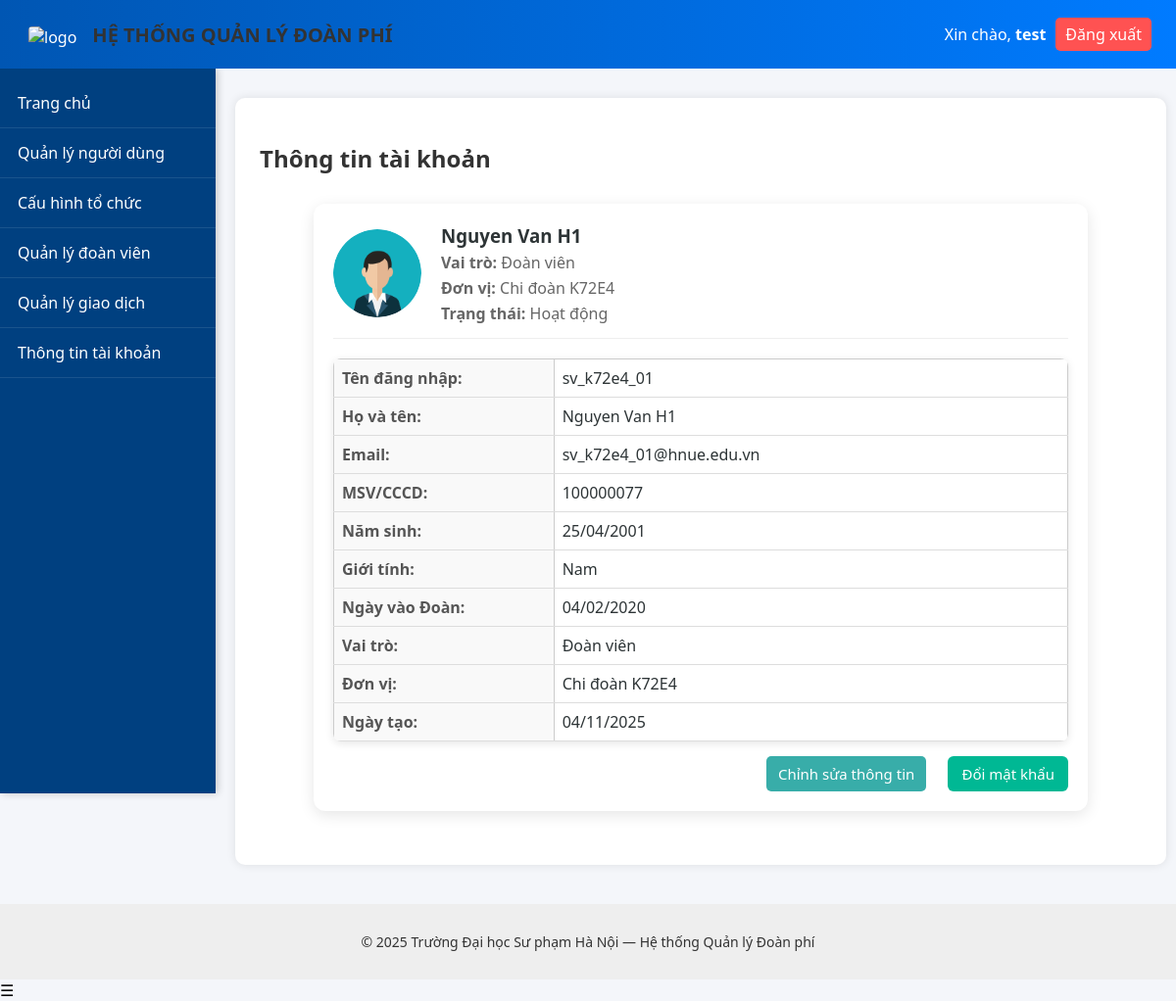
Page /pages/profile.php?id=217 (signed in) on the earlier database version.
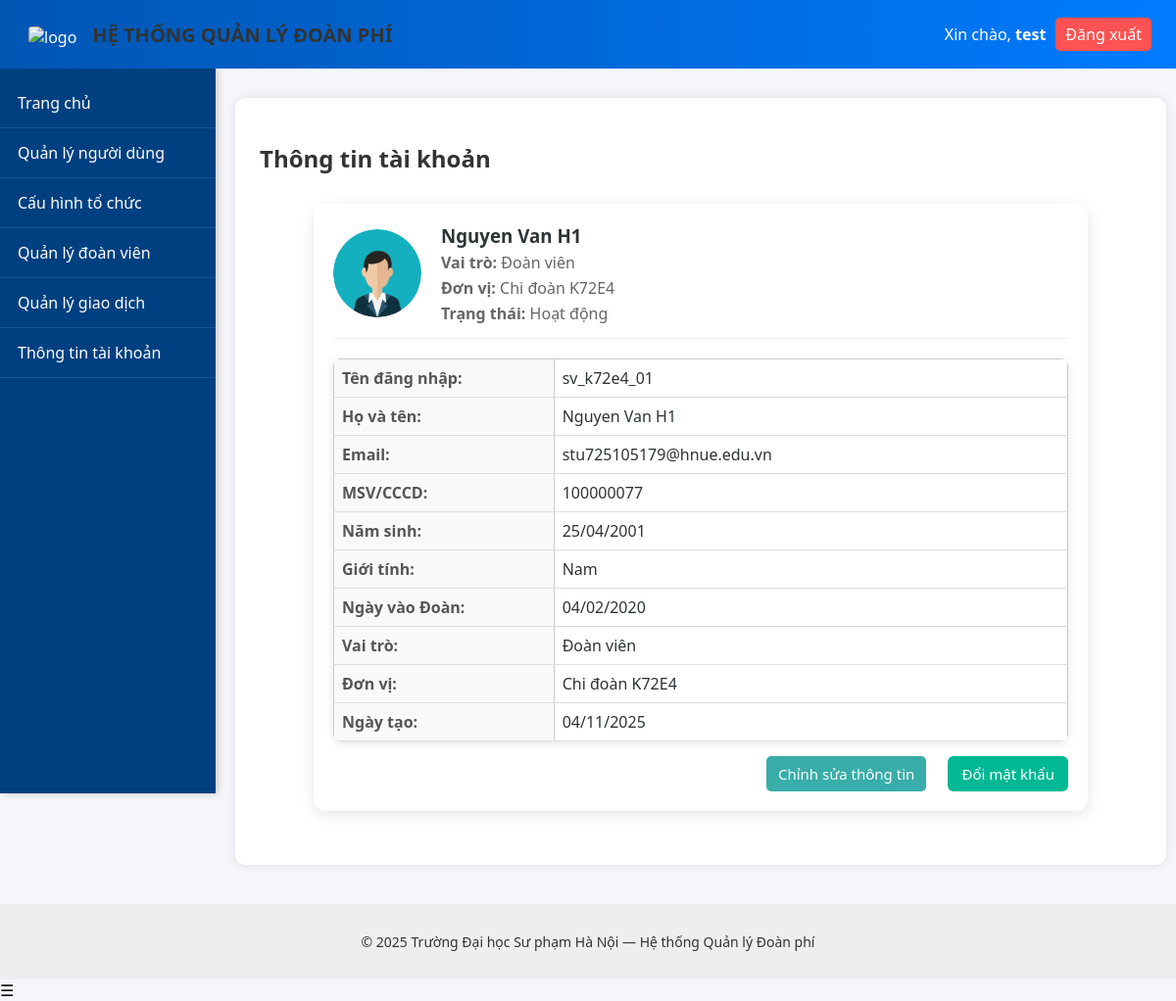
Same page on the later database version.
### tables this page shows
CREATE TABLE `users` (
  `userId` int(11) NOT NULL,
  `userName` varchar(255) NOT NULL,
  `fullName` varchar(255) DEFAULT NULL,
  `gender` enum('M','F','O') DEFAULT 'O',
  `identifyCard` varchar(255) DEFAULT NULL,
  `email` varchar(255) DEFAULT NULL,
  `password` varchar(255) NOT NULL,
  `birthDate` date DEFAULT NULL,
  `joinDate` date DEFAULT NULL,
  `unit` varchar(255) DEFAULT NULL,
  `isAdmin` tinyint(1) DEFAULT 0,
  `createdAt` datetime DEFAULT current_timestamp(),
  `updatedAt` datetime DEFAULT current_timestamp() ON UPDATE current_timestamp()
);

CREATE TABLE `role` (
  `id` int(11) NOT NULL,
  `role_name` varchar(255) NOT NULL,
  `createdAt` datetime DEFAULT current_timestamp(),
  `updatedAt` datetime DEFAULT current_timestamp() ON UPDATE current_timestamp()
);

CREATE TABLE `organization_units` (
  `id` int(11) NOT NULL,
  `unit_name` varchar(255) NOT NULL,
  `unit_level` enum('Truong','Khoa','ChiDoan') NOT NULL,
  `parent_id` int(11) DEFAULT NULL,
  `leader_id` int(11) DEFAULT NULL,
  `deputy_id` int(11) DEFAULT NULL,
  `created_at` timestamp NOT NULL DEFAULT current_timestamp(),
  `updated_at` timestamp NOT NULL DEFAULT current_timestamp() ON UPDATE current_timestamp()
);

### pages/profile.php (the view, shortened to what this page needs)
<?php
include("../includes/header.php");
include("../includes/navbar.php");
include("../config/db.php");
$currentUser = $_SESSION['user'];
$userId = ($currentUser['isAdmin'] && isset($_GET['id']))
    ? intval($_GET['id'])
    : intval($currentUser['userId']);
$query = "
    SELECT
        u.userId, u.userName, u.fullName, u.email, u.identifyCard,
        u.gender, u.birthDate, u.joinDate, u.unit, u.isAdmin, u.createdAt,
        r.role_name,
        ou.unit_name AS unit_name
    FROM users u
    LEFT JOIN user_role ur ON u.userId = ur.user_id
    LEFT JOIN role r ON ur.role_id = r.id
    LEFT JOIN organization_units ou ON u.unit = ou.id
    WHERE u.userId = $userId
    LIMIT 1
";
$result = $conn->query($query);
$user = $result->fetch_assoc();
?>
<div class="container">
  <h2>Thông tin tài khoản</h2>
  <div class="profile-card">
    <div class="profile-header">
      <div class="avatar">
        <img src="../public/img/avt.png" alt="avatar">
      </div>
      <div class="info">
        <h3><?= htmlspecialchars($user['fullName'] ?? 'Chưa cập nhật') ?></h3>
        <p><b>Vai trò:</b> <?= htmlspecialchars($user['role_name'] ?? 'Chưa gán vai trò') ?></p>
        <p><b>Đơn vị:</b> <?= htmlspecialchars($user['unit_name'] ?? 'Chưa cập nhật') ?></p>
        <p><b>Trạng thái:</b> <?= ($user['isAdmin'] ? 'Quản trị viên' : 'Hoạt động') ?></p>
      </div>
    </div>
    <div class="profile-body">
      <table class="table profile-table">
        <tr><th>Tên đăng nhập:</th><td><?= htmlspecialchars($user['userName']) ?></td></tr>
        <tr><th>Họ và tên:</th><td><?= htmlspecialchars($user['fullName']) ?></td></tr>
        <tr><th>Email:</th><td><?= htmlspecialchars($user['email']) ?></td></tr>
        <tr><th>MSV/CCCD:</th><td><?= htmlspecialchars($user['identifyCard'] ?? 'Chưa cập nhật') ?></td></tr>
        <tr><th>Năm sinh:</th><td><?= $user['birthDate'] ? date("d/m/Y", strtotime($user['birthDate'])) : 'Chưa cập nhật' ?></td></tr>
        <tr><th>Giới tính:</th>
          <td>
            <?php
              if ($user['gender'] === 'M') echo 'Nam';
              elseif ($user['gender'] === 'F') echo 'Nữ';
              elseif ($user['gender'] === 'O') echo 'Khác';
              else echo 'Chưa cập nhật';
            ?>
          </td>
        </tr>
        <tr><th>Ngày vào Đoàn:</th><td><?= $user['joinDate'] ? date("d/m/Y", strtotime($user['joinDate'])) : 'Chưa cập nhật' ?></td></tr>
        <tr><th>Vai trò:</th><td><?= htmlspecialchars($user['role_name']) ?></td></tr>
        <tr><th>Đơn vị:</th><td><?= htmlspecialchars($user['unit_name'] ?? 'Chưa cập nhật') ?></td></tr>
        <tr><th>Ngày tạo:</th><td><?= date("d/m/Y", strtotime($user['createdAt'])) ?></td></tr>
      </table>
    </div>
    <div class="profile-footer">
      <a href="edit_user.php?id=<?= $user['userId'] ?>" class="btn-edit">Chỉnh sửa thông tin</a>
      <a href="change_password.php" class="btn-password">Đổi mật khẩu</a>
    </div>
  </div>
</div>
<?php include("../includes/footer.php"); ?>

### includes/header.php (shortened to what this page needs)
<!DOCTYPE html>
<html lang="vi">
<head>
  <link rel="stylesheet" href="../public/css/style.css">
</head>
<body>
<header class="header">
  <div class="header-left">
    <div>
      <img src="../public/img/logo.png" alt="logo">
    </div>
    <h2>HỆ THỐNG QUẢN LÝ ĐOÀN PHÍ</h2>
  </div>
  <div class="header-right">
    <?php if(isset($_SESSION['user'])): ?>
      <span>Xin chào, <b><?php echo htmlspecialchars($_SESSION['user']['userName']); ?></b></span>
      <a href="logout.php" class="btn-logout">Đăng xuất</a>
    <?php endif; ?>
  </div>
</header>

### includes/navbar.php
<nav class="sidebar">
  <ul>
    <li><a href="dashboard.php">Trang chủ</a></li>
    <?php if (isset($_SESSION['user']) && $_SESSION['user']['isAdmin']): ?>
      <li><a href="users.php">Quản lý người dùng</a></li>
      <li><a href="units.php">Cấu hình tổ chức</a></li>
    <?php endif; ?>
    <?php
    if (isset($_SESSION['user'])) {
        $role = $_SESSION['user']['role_name'] ?? '';
        if (
            $_SESSION['user']['isAdmin'] == 1 ||
            in_array($role, ['BCH Trường', 'BCH Khoa', 'BCH Chi đoàn'])
        ) {
            echo '<li><a href="members.php">Quản lý đoàn viên</a></li>';
        }
    }
    ?>
    <?php
    if (isset($_SESSION['user'])) {
        $role = $_SESSION['user']['role_name'] ?? '';
        if (
            $_SESSION['user']['isAdmin'] == 1 ||
            in_array($role, ['BCH Trường', 'BCH Khoa', 'BCH Chi đoàn'])
        ) {
            echo '<li><a href="manage_transactions.php">Quản lý giao dịch</a></li>';
        }
    }
    ?>
    <li><a href="profile.php">Thông tin tài khoản</a></li>
  </ul>
</nav>

### includes/footer.php (shortened to what this page needs)
<footer class="footer">
  <p>© <?php echo date('Y'); ?> Trường Đại học Sư phạm Hà Nội — Hệ thống Quản lý Đoàn phí</p>
</footer>
</body>
</html>

### public/css/style.css (style rules this page uses)
body { margin: 0; font-family: "Segoe UI", sans-serif; background-color: #f4f6fa; }
.header { background: linear-gradient(90deg, #0056b3, #007bff); color: white; padding: 15px 25px; display: flex; justify-content: space-between; align-items: center; }
.btn-logout { background: #ff5252; color: white; padding: 6px 10px; text-decoration: none; border-radius: 5px; }
.container { max-width: 1100px; margin: 30px auto; background: white; border-radius: 10px; padding: 25px; box-shadow: 0 0 10px rgba(0,0,0,0.1); }
.footer { text-align: center; padding: 15px; background: #eee; color: #333; font-size: 14px; margin-top: 40px; }
.table { width: 100%; border-collapse: collapse; }
.table th, .table td { padding: 10px; border: 1px solid #ccc; text-align: left; }
.table th { background: #007bff; color: white; }
.sidebar { position: fixed; top: 70px; left: 0; width: 220px; height: calc(100vh - 70px); background-color: #004080; color: white; padding-top: 10px; overflow-y: auto; box-shadow: 2px 0 8px rgba(0,0,0,0.2); }
.sidebar ul { list-style: none; margin: 0; padding: 0; }
.sidebar ul li { border-bottom: 1px solid rgba(255, 255, 255, 0.1); }
.sidebar ul li a { display: block; color: white; text-decoration: none; padding: 14px 18px; transition: 0.3s; }
.header { position: fixed; top: 0; left: 0; right: 0; height: 70px; z-index: 100; }
body { margin: 0; padding-top: 70px; }
.header { position: fixed; top: 0; left: 0; right: 0; height: 70px; background: linear-gradient(90deg, #0056b3, #007bff); color: white; display: flex; justify-content: space-between; align-items: center; padding: 0 25px; z-index: 1000; }
.header-left h2 { margin: 0; font-size: 20px; }
.header-right { display: flex; align-items: center; gap: 10px; }
.header-left { display: flex; align-items: center; gap: 12px; }
.header-left img { width: 50px; height: 50px; object-fit: contain; border-radius: 8px; padding: 4px; margin-top: 5px; }
.sidebar { position: fixed; top: 70px; left: 0; width: 220px; height: calc(100vh - 70px); background-color: #004080; color: white; padding-top: 10px; overflow-y: auto; box-shadow: 2px 0 8px rgba(0, 0, 0, 0.2); z-index: 900; }
h2 { color: #333; margin-bottom: 15px; }
.table { width: 100%; border-collapse: collapse; background: #fff; box-shadow: 0 2px 8px rgba(0,0,0,0.1); border-radius: 8px; overflow: hidden; }
.table th, .table td { padding: 12px 15px; border-bottom: 1px solid #ddd; text-align: left; }
.table th { background: #4a69bd; color: white; }
.btn-edit, .btn-delete { text-decoration: none; padding: 5px 10px; border-radius: 5px; color: white; margin-right: 5px; }
.btn-edit { background: #60a3bc; }
.profile-card { background: #fff; border-radius: 12px; box-shadow: 0 2px 8px rgba(0,0,0,0.1); padding: 20px; margin-top: 15px; }
.profile-header { display: flex; align-items: center; border-bottom: 1px solid #eee; padding-bottom: 15px; margin-bottom: 20px; }
.profile-header .avatar img { width: 90px; height: 90px; border-radius: 50%; margin-right: 20px; }
.profile-header .info h3 { margin: 0; color: #333; }
.profile-header .info p { margin: 4px 0; color: #666; }
.profile-table th { width: 200px; text-align: left; color: #333; padding: 8px; background: #f9f9f9; }
.profile-table td { padding: 8px; }
.profile-footer { text-align: right; margin-top: 15px; }
.profile-footer .btn-edit { padding: 8px 12px; background: #38ada9; color: #fff; border-radius: 5px; text-decoration: none; margin-right: 10px; }

### pages/profile.php (style rules this page uses)
.container { margin-left: 240px; max-width: calc(100% - 300px); }
.profile-card { background: #fff; border-radius: 12px; box-shadow: 0 4px 15px rgba(0,0,0,0.1); padding: 20px; max-width: 750px; margin: 30px auto; }
.profile-header { display: flex; align-items: center; border-bottom: 1px solid #eee; padding-bottom: 10px; }
.profile-header .avatar img { width: 90px; height: 90px; border-radius: 50%; margin-right: 20px; }
.profile-header .info h3 { margin: 0; color: #2d3436; }
.profile-table { width: 100%; border-collapse: collapse; margin-top: 15px; }
.profile-table th { text-align: left; width: 30%; color: #555; padding: 8px; }
.profile-table td { color: #2d3436; padding: 8px; }
.profile-footer { text-align: right; margin-top: 15px; }
.btn-edit, .btn-password { display: inline-block; padding: 8px 14px; border-radius: 6px; text-decoration: none; margin-left: 8px; font-size: 15px; }
.btn-edit { background: #0984e3; color: white; }
.btn-password { background: #00b894; color: white; }

Differences in the rows shown:
changed users "Nguyen Van H1": email "sv_k72e4_01@hnue.edu.vn" → "stu725105179@hnue.edu.vn"
